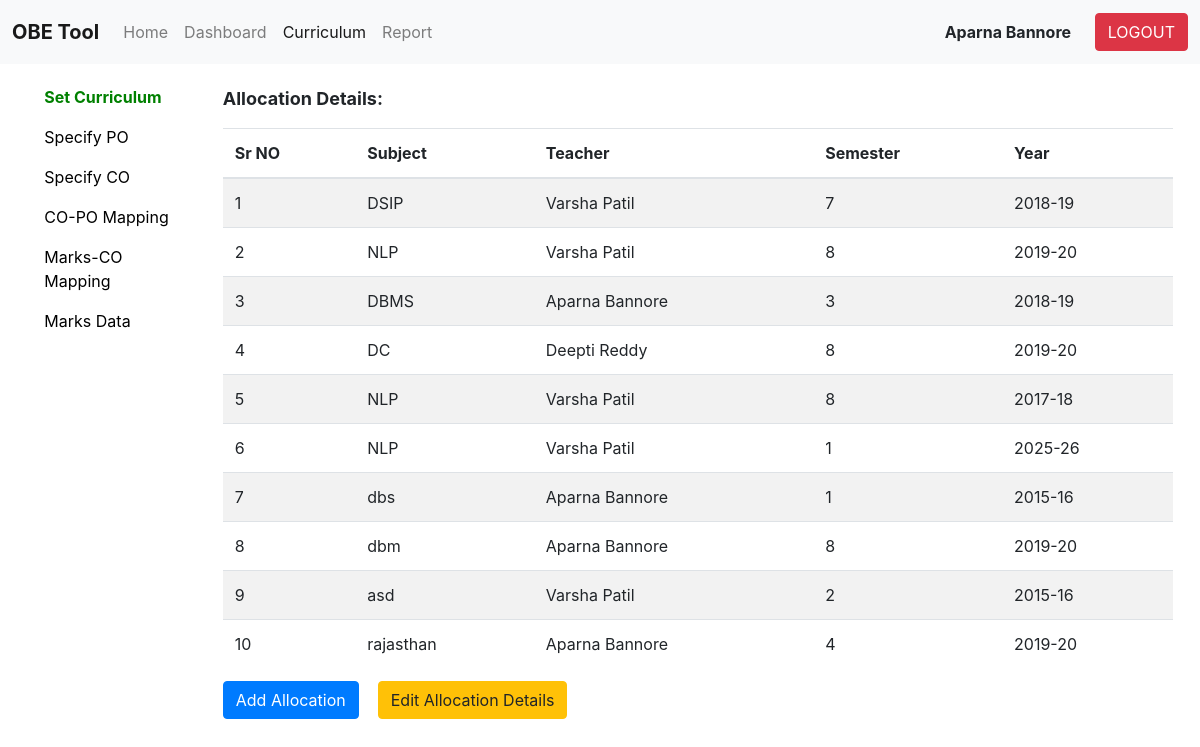
The page /set_curr.php (signed in) on the database its author committed.
### tables this page shows
CREATE TABLE `Computers` (
  `Teacher-fname` text NOT NULL,
  `Teacher-sname` text NOT NULL,
  `sub_name` text NOT NULL,
  `teacher_id` text NOT NULL,
  `year` text NOT NULL,
  `semester` text NOT NULL,
  `subject-code` text NOT NULL
);

### set_curr.php (the view, shortened to what this page needs)
<!DOCTYPE html>
<html lang="en">
<head>
<?php
  $host="localhost";
  $user="root";
  $pass="";
  $db="college_project";
  $conn=new mysqli($host,$user,$pass,$db);
  $branch_hod=$_SESSION['branch'];
  $query="SELECT COUNT(*) FROM $branch_hod WHERE 1";
  $result = mysqli_query($conn,$query) or die("ERROR".mysqli_error($conn));
  $result1 = mysqli_query($conn,$query) or die("ERROR".mysqli_error($conn));
  $row = mysqli_fetch_array($result);
?>
    <link rel="stylesheet" href="https://stackpath.bootstrapcdn.com/bootstrap/4.3.1/css/bootstrap.min.css">
</head>
<body>
    <nav class="navbar navbar-expand-lg navbar-light bg-light" style="padding: 1%">
        <a class="navbar-brand" href="index.php" style="font-weight:bold">OBE Tool</a>
        <div class="collapse navbar-collapse" id="navbarText">
          <ul class="navbar-nav mr-auto">
            <li class="nav-item">
              <a class="nav-link" href="index.php">Home <span class="sr-only">(current)</span></a>
            </li>
            <li class="nav-item">
              <a class="nav-link" href="dash.php">Dashboard</a>
            </li>
            <li class="nav-item active">
            <?php
                        if ($_SESSION['desgn']==3){
                        echo '<a href="SPEC_CO.php" class="nav-link">Curriculum</a> ';
                        }
                        elseif($_SESSION['desgn']==1 or $_SESSION['desgn']==2 ){
                          echo'<a href="set_curr.php" class="nav-link">Curriculum</a> ';
                        }
                        ?>
            </li>
            <li class="nav-item">
                <a class="nav-link" href="report.php">Report</a>
              </li>
          </ul>
          <?php
          if(session_status() == PHP_SESSION_NONE){
            echo '<button class="btn btn-light" data-toggle="modal" data-target="#Modal2" style="margin-right: 1%;">
            <strong>SIGN UP</strong> <i class="fas fa-user-plus"></i>
            </button>';
          echo '<button class="btn btn-light" data-toggle="modal" data-target="#Modal" style="margin-right: 1%;">
                <strong>LOGIN</strong> <i class="fas fa-sign-in-alt"></i>
                </button>';
         }
          else {
          echo '<a href="profile.php" class="btn btn-light" style="margin-right: 1%;">
          <strong>'.$_SESSION['f_name'].' '.$_SESSION['s_name'].'</strong></a>';
          echo '<form method="post"><button type="submit" class="btn btn-danger" name="can_cred" href="index.php">LOGOUT</button></form>';
          }
          ?>
        </div>
    </nav>
      <div class="container-fluid">
        <div class="row" style="padding: 1%;">
        <div class='col-2'>
          <nav class="nav flex-column" style="margin: 1%;">
          <a class="nav-link" href="set_curr.php" style="color: green; font-weight: bold;">Set Curriculum</a>
          <a class="nav-link" href="spec_po.php" style="color: black;">Specify PO</a>
          <a class="nav-link active" href="SPEC_CO.php" style="color: black;">Specify CO </a>
          <a class="nav-link" href="CO_PO.php" style="color: black;">CO-PO Mapping</a>
          <a class="nav-link" href="marks_co.php" style="color: black;">Marks-CO Mapping</a>
          <a class="nav-link" href="marks.php" style="color: black;">Marks Data</a>
        </nav>
        </div>
        <div class='col-10'>
          <div class="container-fluid">
              <div class="row">
                <div style="margin-top: 1%;">
                  <?php
                  if($row['COUNT(*)'] == 0){
                    echo '<div class="alert alert-danger" role="alert">
                    No data of allocation found in the Database !!!!
                    </div>';}
                    else{
                      echo '<p style="font-weight:bold;font-size: large;">Allocation Details:</p>';
                    }
                    ?>
                  </div>
              </div>
              <?php
              if ($row['COUNT(*)'] !=0 ){?>
                  <div class="row" style="height:60vh; overflow-y: scroll">
                  <table class="table table-striped">
                  <thead style="background-color:white;position: sticky; top: 0;">
                  <tr>
                    <th scope="col">Sr NO</th>
                    <th scope="col">Subject</th>
                    <th scope="col">Teacher</th>
                    <th scope="col">Semester</th>
                    <th scope="col">Year</th>
                  </tr>
                  </thead>
                  <?php
                  $q_disp="SELECT * FROM $branch_hod WHERE 1";
                  $result_display = mysqli_query($conn,$q_disp) or die("ERROR".mysqli_error($conn));
                  $no=1;
                  while ( $row_display = mysqli_fetch_array($result_display) )
                    {
                    ?>
                    <tr>
                    <td><?echo $no; ?></td>
                    <td><?echo $row_display['sub_name']; ?></td>
                    <td><?echo $row_display['Teacher-fname'].' '.$row_display['Teacher-sname']; ?></td>
                    <td><?echo $row_display['semester']; ?></td>
                    <td><?echo $row_display['year']; ?></td>
                  </tr>
                  <?php
                  $no = $no +1;
                  }}?>
                    </table>
                  </div>
              <div class="row" style="margin-top:3%">
              <button type="button" class="btn btn-primary" data-toggle="modal" data-target="#add_allo" style="margin-right: 2%">Add Allocation</button>
              <button type="button" class="btn btn-warning" data-toggle="modal" data-target="#update_allo">Edit Allocation Details</button>
              </div>
          </div>
        </div>
        </div>
     </div>
</body>
</html>

### rows shown on the page
computers: sub_name "DSIP", value "Varsha", value "Patil", semester "7", year "2018-19"
computers: sub_name "NLP", value "Varsha", value "Patil", semester "8", year "2019-20"
computers: sub_name "DBMS", value "Aparna", value "Bannore", semester "3", year "2018-19"
computers: sub_name "DC", value "Deepti", value "Reddy", semester "8", year "2019-20"
computers: sub_name "NLP", value "Varsha", value "Patil", semester "8", year "2017-18"
computers: sub_name "NLP", value "Varsha", value "Patil", semester "1", year "2025-26"
computers: sub_name "dbs", value "Aparna", value "Bannore", semester "1", year "2015-16"
computers: sub_name "dbm", value "Aparna", value "Bannore", semester "8", year "2019-20"
computers: sub_name "asd", value "Varsha", value "Patil", semester "2", year "2015-16"
computers: sub_name "rajasthan", value "Aparna", value "Bannore", semester "4", year "2019-20"

### other values the page prints
$_SESSION['f_name'] "Aparna"
$_SESSION['s_name'] "Bannore"
